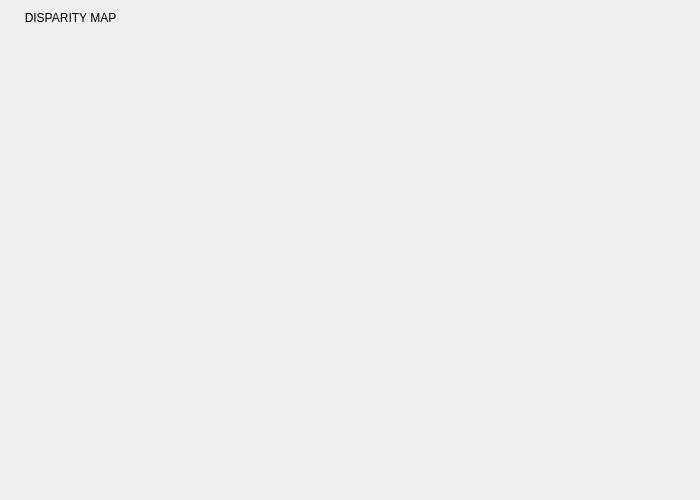
<?xml version="1.0" encoding="UTF-8"?>
<ui version="4.0">
 <class>DisparityWindow</class>
 <widget class="QDialog" name="DisparityWindow">
  <property name="geometry">
   <rect>
    <x>0</x>
    <y>0</y>
    <width>700</width>
    <height>500</height>
   </rect>
  </property>
  <property name="windowTitle">
   <string>Dialog</string>
  </property>
  <widget class="QLabel" name="lbDisparity">
   <property name="geometry">
    <rect>
     <x>10</x>
     <y>10</y>
     <width>121</width>
     <height>16</height>
    </rect>
   </property>
   <property name="text">
    <string>DISPARITY MAP</string>
   </property>
   <property name="alignment">
    <set>Qt::AlignmentFlag::AlignCenter</set>
   </property>
  </widget>
 </widget>
 <resources/>
 <connections/>
</ui>
